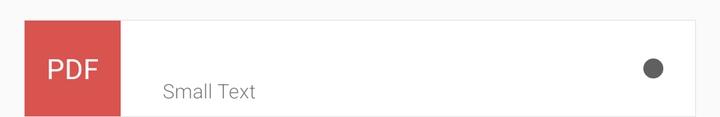
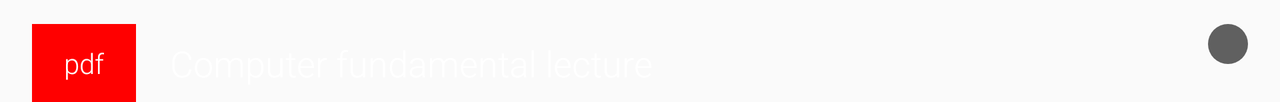

Compare how this app lays out the same screen by default and in its alternative resource folder. The renders come first, then the two layout files and the values they reference.
<!-- AndroidManifest.xml: application theme AppTheme -->
<!-- res/layout/file_item.xml -->
<?xml version="1.0" encoding="utf-8"?>
<LinearLayout android:layout_marginTop="10dp"
    android:layout_marginLeft="12dp"
    android:layout_marginRight="12dp"
    android:background="@color/commondark"
    android:layout_width="match_parent"
    android:layout_height="wrap_content"
    xmlns:android="http://schemas.android.com/apk/res/android">

<RelativeLayout xmlns:android="http://schemas.android.com/apk/res/android"
    android:layout_width="match_parent"
    android:layout_margin="0.4dp"
    android:background="@color/white"
    android:layout_height="wrap_content"
    android:orientation="vertical">
    <LinearLayout
        android:layout_width="48dp"
        android:layout_height="48dp"
        android:id="@+id/linearLayout6"
        android:background="@color/danger"
        android:orientation="vertical"
        android:layout_alignParentTop="true"
        android:layout_alignParentLeft="true"
        android:layout_alignParentStart="true"
        android:gravity="center">
        <TextView
            android:layout_width="wrap_content"
            android:layout_height="wrap_content"
            android:textColor="@color/white"
            android:id="@+id/extension"
            android:text="PDF"/>
    </LinearLayout>

    <TextView
        android:layout_width="wrap_content"
        android:layout_height="wrap_content"
        android:textAppearance="?android:attr/textAppearanceMedium"
        android:text="Medium Text"
        android:id="@+id/textView13"
        android:layout_marginTop="2dp"
        android:layout_marginBottom="2dp"
        android:fontFamily="sans-serif-light"
        android:layout_alignParentTop="true"
        android:layout_toRightOf="@+id/linearLayout6"
        android:layout_toEndOf="@+id/linearLayout6"
        android:layout_marginLeft="21dp"
        android:layout_marginStart="21dp" />

    <TextView
        android:layout_width="wrap_content"
        android:layout_height="wrap_content"
        android:textAppearance="?android:attr/textAppearanceSmall"
        android:text="Small Text"
        android:textSize="10sp"
        android:fontFamily="sans-serif-light"
        android:id="@+id/textView14"
        android:layout_below="@+id/textView13"
        android:layout_alignLeft="@+id/textView13"
        android:layout_alignStart="@+id/textView13" />

    <ImageView
        android:layout_width="10dp"
        android:layout_height="10dp"
        android:id="@+id/imageView4"
        android:background="@drawable/circle"
        android:layout_centerVertical="true"
        android:layout_marginRight="16dp"
        android:layout_alignParentRight="true"
        android:layout_alignParentEnd="true" />
</RelativeLayout>
</LinearLayout>
<!-- resources referenced by this layout -->
<resources>
  <color name="commondark">#E0E0E0</color>
  <color name="danger">#d9534f</color>
  <color name="white">#fff</color>
  <!-- drawable circle (drawable) -->
  <?xml version="1.0" encoding="utf-8"?>
  <shape xmlns:android="http://schemas.android.com/apk/res/android"
      android:shape="oval" >
      <solid android:color="@color/commongrey" />
      <corners
          android:topLeftRadius="8dp"
          android:topRightRadius="8dp" />
      <size
          android:width="120dp"
          android:height="120dp"/>
  
  </shape>
  <style name="AppTheme" parent="Theme.AppCompat.Light.DarkActionBar">
          
          <item name="colorPrimary">@color/colorPrimary</item>
          <item name="colorPrimaryDark">@color/colorPrimaryDark</item>
          <item name="colorAccent">@color/colorAccent</item>
          <item name="android:textColorSecondary">@color/white</item>
  
      </style>
  <color name="commongrey">#606060</color>
  <color name="colorPrimary">#2196f3</color>
  <color name="colorPrimaryDark">#1976d2</color>
  <color name="colorAccent">#e91e63</color>
</resources>
<!-- res/layout-land/file_item.xml (the repository's variant of the layout above) -->
<!-- drawn on the phone turned sideways -->
<?xml version="1.0" encoding="utf-8"?>
<LinearLayout xmlns:android="http://schemas.android.com/apk/res/android"
    android:layout_width="match_parent"
    android:layout_height="wrap_content"
    android:orientation="vertical">

    <RelativeLayout
        android:layout_width="match_parent"
        android:layout_marginTop="12dp"
        android:layout_marginLeft="16dp"
        android:layout_marginRight="16dp"
        android:orientation="horizontal"
        android:layout_height="0dp"
        android:layout_weight="1">
        <LinearLayout
            android:layout_width="wrap_content"
            android:background="#f00"
            android:layout_height="wrap_content"
            android:id="@+id/linearLayout6">
            <TextView
                android:layout_width="wrap_content"
                android:text="pdf"
                android:textColor="@color/white"
                android:layout_marginRight="16dp"
                android:layout_marginLeft="16dp"
                android:layout_marginBottom="10dp"
                android:layout_marginTop="10dp"
                android:fontFamily="sans-serif-light"
                android:layout_height="wrap_content" />
        </LinearLayout>

        <TextView
            android:layout_width="wrap_content"
            android:textAppearance="?android:textAppearanceMedium"
            android:fontFamily="sans-serif-light"
            android:text="Computer fundamental lecture"
            android:layout_height="wrap_content"
            android:layout_centerVertical="true"
            android:layout_toRightOf="@+id/linearLayout6"
            android:layout_toEndOf="@+id/linearLayout6"
            android:layout_marginLeft="17dp"
            android:layout_marginStart="17dp"
            android:id="@+id/textView10" />

        <ImageView
            android:layout_width="20dp"
            android:layout_height="20dp"
            android:id="@+id/imageView3"
            android:background="@drawable/circle"
            android:layout_alignTop="@+id/textView10"
            android:layout_alignParentRight="true"
            android:layout_alignParentEnd="true" />

    </RelativeLayout>

</LinearLayout>
<!-- resources referenced by the variant -->
<!-- as the phone turned sideways resolves them -->
<resources>
  <color name="white">#fff</color>
  <!-- drawable circle (drawable) -->
  <?xml version="1.0" encoding="utf-8"?>
  <shape xmlns:android="http://schemas.android.com/apk/res/android"
      android:shape="oval" >
      <solid android:color="@color/commongrey" />
      <corners
          android:topLeftRadius="8dp"
          android:topRightRadius="8dp" />
      <size
          android:width="120dp"
          android:height="120dp"/>
  
  </shape>
  <style name="AppTheme" parent="Theme.AppCompat.Light.DarkActionBar">
          
          <item name="colorPrimary">@color/colorPrimary</item>
          <item name="colorPrimaryDark">@color/colorPrimaryDark</item>
          <item name="colorAccent">@color/colorAccent</item>
          <item name="android:textColorSecondary">@color/white</item>
  
      </style>
  <color name="commongrey">#606060</color>
  <color name="colorPrimary">#2196f3</color>
  <color name="colorPrimaryDark">#1976d2</color>
  <color name="colorAccent">#e91e63</color>
</resources>
